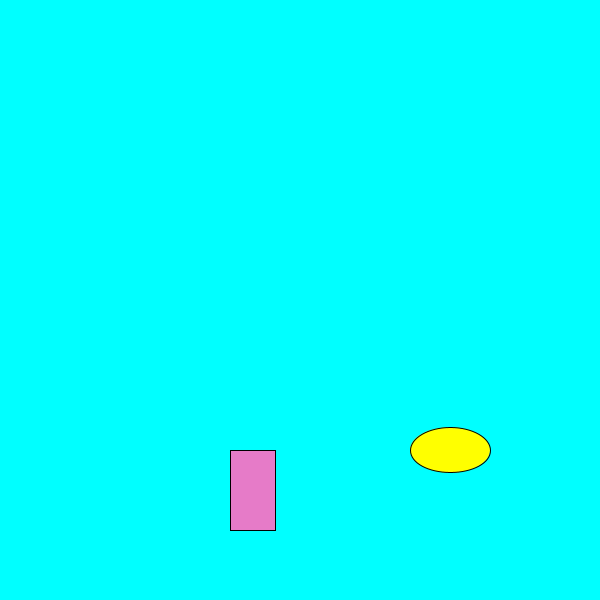
Frame 1 (no input)
Frame 60 (the mouse pressed at the canvas centre just before this capture): identical to frame 1, image omitted
Frame 120 (the mouse held since frame 60 and released just before this capture): identical to frame 1, image omitted

The Processing sketch that drew this single still picture (run headless with seeded random() and noise(); from frame 60 on, the mouse is pressed at the canvas centre):

// Processing sketch: processing_90120
// ── processing_90120.pde

int Franno = 80;
int SSS = 200;
float Bi = 45.5;
String Desp = "Yixin";


void setup(){
  size(600,600);
  
 }
 
 
void draw(){
  background(0,255,255);
  println("Supreme");
  fill(255,255,0);
  ellipse(450,450,Franno,Bi);
  fill(230,123,SSS);
  rect(230,450,Bi,Franno);
  
 if(key == 'R'){
     background(255,0,255);
 
 }
 
  if(key == 'B'){
    background(0,0,0);
 
}
  

  
}


  void mouseMoved(){
  fill(0,0,300);
  ellipse(200,200,80,80);
  
}



  void mouseClicked(){
  fill(255,255,255);
  ellipse(100,100,80,80);

}

 
  
    
